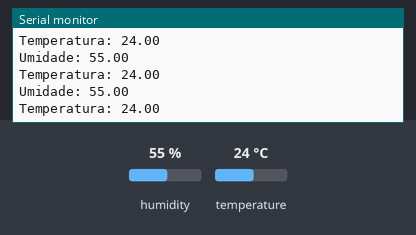
A sketch run on a simulated Arduino Mega 2560, built with avr-gcc and run on an emulated ATmega2560. Shown: the last lines printed to the serial monitor. The test bench sets the inputs (shaded band); at power-on: humidity 55 %, temperature 24 °C.

Above: at 2.8 s.
2.9 s: humidity set to 22 %
At 4.19 s:
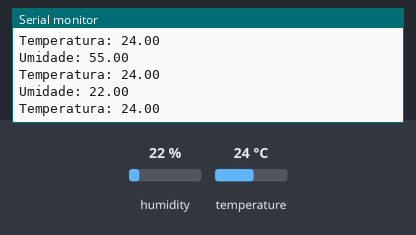
5.6 s: temperature set to 12 °C
At 6.16 s:
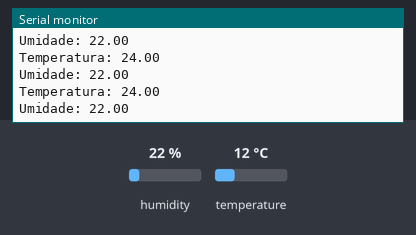
8.3 s: humidity set to 40 %
At 8.38 s:
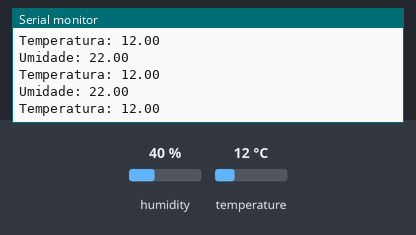
Timing chart, 0 to 11.3 s (numbered marks = the images above; inputs shaded):
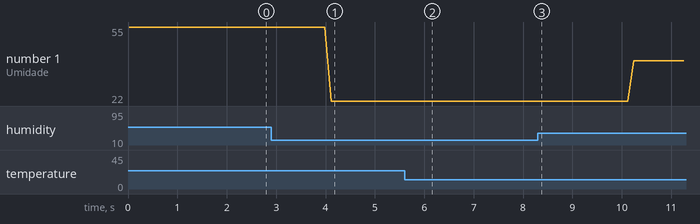

The sketch:

LCD_com_Sensor_DHT.ino
```cpp
#include "DHT.h"
#define DHTPIN 4
#define DHTTYPE DHT11

#include <LiquidCrystal.h>
LiquidCrystal lcd(19,23,18,17,16,15);


DHT dht(DHTPIN,DHTTYPE);

void setup() {
  Serial.begin(11520);
  dht.begin();
}

void loop() {

  float h = dht.readHumidity();
  float t = dht.readTemperature();

  if(isnan(h) || isnan(t)){
    Serial.println("Failed to read from DHT sensor!");
    return;
  }
  else {

   Serial.print("Umidade: ");
   Serial.println(h);
   Serial.print("Temperatura: ");
   Serial.println(t);

   }
delay(100);
}
```

Measured:
- after the input at 2.9 s, the serial monitor: prints a new line after 1.2 s (image 1)
- plotted number 1: 55 → 22 after the input at 2.9 s, 22 → 40 after the input at 8.3 s
